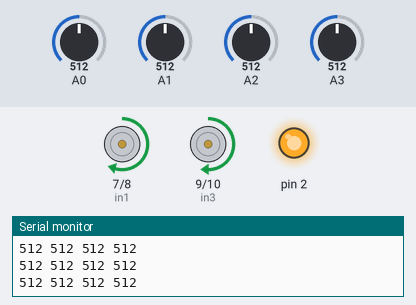
This sketch was run on a simulated Arduino Uno, built with avr-gcc and run on an emulated ATmega328P. On the bench: motor-driver pin pairs drawn as motors (green arrow = first pin HIGH = forward, orange = second pin HIGH = backward, longer = more drive, scaled by the enable pin), output pins drawn as LEDs (lit = HIGH), the last lines printed to the serial monitor. The test bench sets the inputs (shaded band); at power-on: A0 = 512, A1 = 512, A2 = 512, A3 = 512.

Above: at 1.2 s.
1.3 s: A0 set to 373
4.3 s: A0 set to 345
At 4.8 s:
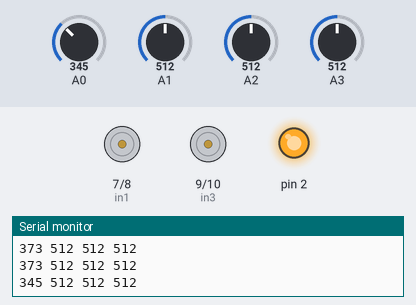
6.8 s: A1 set to 367
9.8 s: A1 set to 345
At 11.0 s:
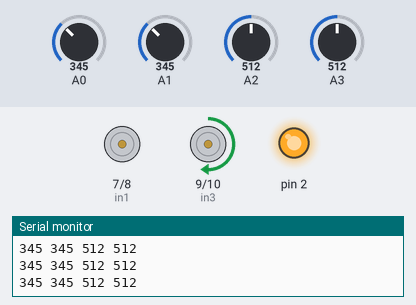
11.3 s: A1 set to 716
At 12.4 s:
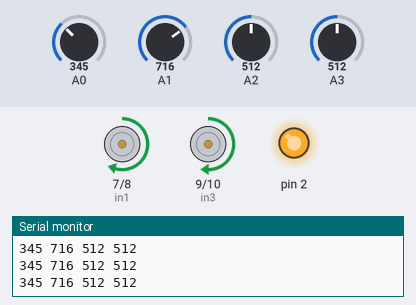
12.8 s: A2 set to 368
14.3 s: A2 set to 344
At 15.5 s:
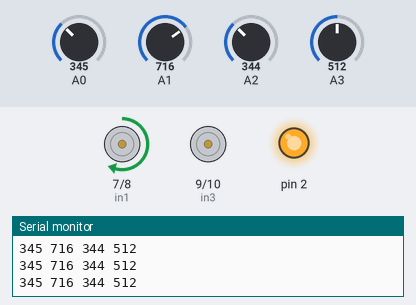
Timing chart, 0 to 16.8 s (numbered marks = the images above; inputs shaded):
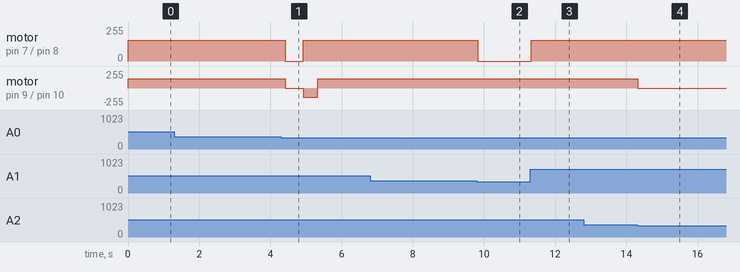

The sketch:

sketch_nov09a.ino
```cpp
const int enA = 6;
const int in1 = 7;
const int in2 = 8;
const int in3 = 9;
const int in4 = 10;
const int enB = 11;
void ForwardLeft()
{
  digitalWrite(in1, HIGH);
  digitalWrite(in2, LOW);
}
void BackLeft()
{
  digitalWrite(in1, LOW);
  digitalWrite(in2, HIGH);
}
void BreakLeft()
{
  digitalWrite(in1, LOW);
  digitalWrite(in2, LOW);
}
void ForwardRight()
{
  digitalWrite(in3, HIGH);
  digitalWrite(in4, LOW);
}
void BackRight()
{
  digitalWrite(in3, LOW);
  digitalWrite(in4, HIGH);
}
void BreakRight()
{
  digitalWrite(in3, LOW);
  digitalWrite(in4, LOW);
}
void Forward()
{
  ForwardRight();
  ForwardLeft();
}
void Back()
{
  BackRight();
  BackLeft();
}
void Break()
{
  BreakLeft();
  BreakRight();
}
void SpeedEnA(uint8_t a)
{
  analogWrite(enA,a);
}
void SpeedEnB(uint8_t b)
{
  analogWrite(enB,b);
}
void TurnLeft(){
  BreakLeft();
  ForwardRight();
}
void TurnRight(){
  BreakRight();
  ForwardLeft();
}
void setup() {
  pinMode(enA, OUTPUT);
  pinMode(in1, OUTPUT);
  pinMode(in2, OUTPUT);
  pinMode(in3, OUTPUT);
  pinMode(in4, OUTPUT);
  pinMode(enB, OUTPUT);
  pinMode(2,OUTPUT);
  digitalWrite(2,HIGH);
  Serial.begin(9600);
}
int Black=360,ENA=105+50,ENB=88+50,A,B,C,D,state=0,beforestate=0,turn=530,debounceTime=-300;
bool a=0,b=0,c=0,d=0,e=0;
void loop() {
 A = analogRead(A0);
 B = analogRead(A1);
 C = analogRead(A2);
 D = analogRead(A3);
 Serial.print(A);
 Serial.print(" ");
 Serial.print(B);
 Serial.print(" ");
 Serial.print(C);
 Serial.print(" ");
 Serial.println(D);
 a = A<Black;
 b = B<Black;
 c = C<Black;
 d = D<Black;
 /*Serial.print(a);
 Serial.print(" ");
 Serial.print(b);
 Serial.print(" ");
 Serial.print(c);
 Serial.print(" ");
 Serial.println(d);
/* Serial.print(ENA);
 Serial.print(" ");
 Serial.print(ENB);
 Serial.print("\n");*/
  if(!b&&c){
  TurnRight();
  }else
  if(b&&!c){
  TurnLeft();
  }else
  Forward();
  SpeedEnA(ENA);
  SpeedEnB(ENB);
 //Serial.println(state);
  if((a||d))
  {
    if(!e)
    {
    state++;
    e=true;
    }
  }else e=false;
  //Serial.println(state);
  if(state!=beforestate)
  {
    if(state==1) {/*TurnRight();delay(turn+200);*/delay(100);Break();delay(500);ForwardLeft();BackRight();delay(turn/2+150);}
    if(state==4) {Break();delay(500);Back();delay(1500);}
    if(state==5) {delay(175);Break();delay(500);ForwardLeft();BackRight();delay(turn/2+170);}
    if(state==6) {delay(85);Break();delay(500);ForwardRight();BackLeft();delay(turn/2+170);}
    if(state==7) {delay(80);Break();delay(500);ForwardRight();BackLeft();delay(turn/2+210);}
    if(state==8) {delay(150);Break();delay(500);ForwardLeft();BackRight();delay(turn/2+210);Back();delay(1000);Break();delay(500);Forward();delay(1000);}
    if(state==10) {delay(200);ForwardLeft();BackRight();delay(turn/2+120);}
    if(state==11) {delay(1000);Break();while(1){};}
    beforestate=state;
  }
}
```

Measured:
- the behaviour switches between 360 and 359 on A0 (found by bisection; images 0 and 1)
- the behaviour switches between 360 and 359 on A1 (found by bisection; images 1 and 2)
- the behaviour switches between 360 and 359 on A2 (found by bisection; images 3 and 4)
- after the input at 4.3 s, motor on pin 7 (in1) / pin 8 (in2): forward 155/255 → stopped after 0.12 s, → forward 155/255 0.50 s later; motor on pin 9 (in3) / pin 10 (in4): forward 138/255 → stopped after 0.12 s, → backward 138/255 0.50 s later, → forward 138/255 0.42 s later
- after the input at 9.8 s, motor on pin 7 (in1) / pin 8 (in2): forward 155/255 → stopped at once
- after the input at 11.3 s, motor on pin 7 (in1) / pin 8 (in2): stopped → forward 155/255 at once
- after the input at 14.3 s, motor on pin 9 (in3) / pin 10 (in4): forward 138/255 → stopped at once
